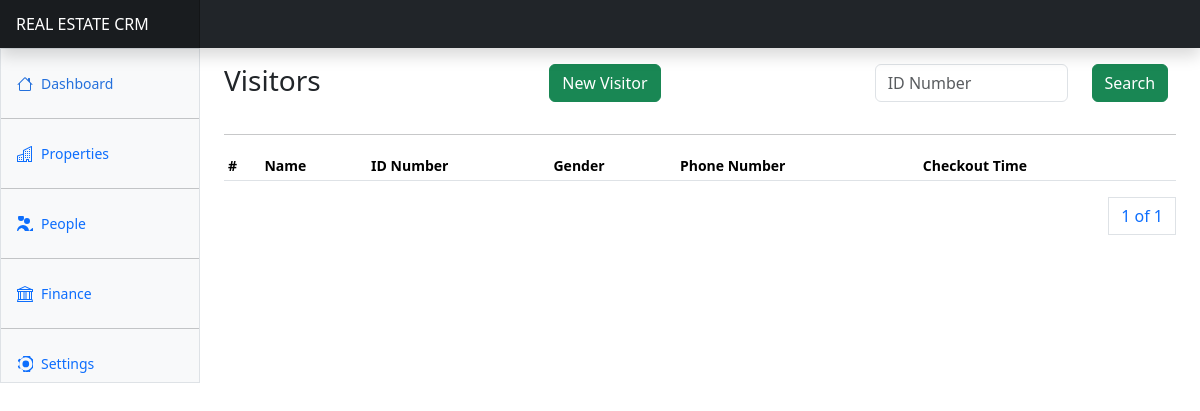
The page /attendance/visitors/ (signed in) on the database as committed earlier.
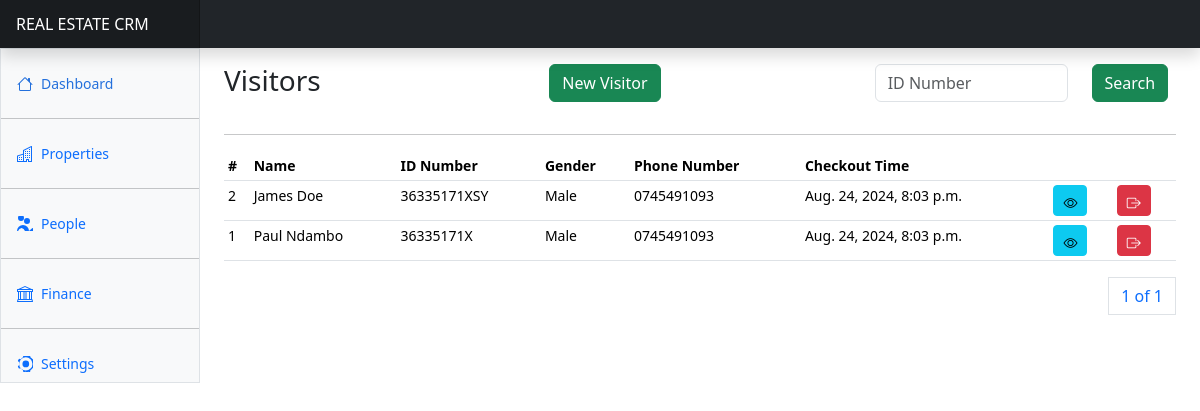
The same page on the database as committed later.
### apps/attendance/models.py (models this page shows, shortened)
class Visitor(AbstractBaseModel):
    name = models.CharField(max_length=255)
    id_number = models.CharField(max_length=255, null=True)
    email = models.EmailField(null=True)
    phone_number = models.CharField(max_length=255, null=True)
    gender = models.CharField(max_length=255)
    reason = models.CharField(max_length=255)
    represents = models.CharField(max_length=255, null=True)
    checkout_time = models.DateTimeField(null=True)

### apps/attendance/views.py (the view)
# urls.py: path("visitors/", visitors, name="visitors"),
@login_required(login_url="/users/login")
def visitors(request):
    visitors = Visitor.objects.all().order_by("-created")
    if request.method == "POST":
        id_number = request.POST.get("id_number")
        visitors = Visitor.objects.filter(
            Q(id_number__icontains=id_number)
        ).order_by("-created")
    paginator = Paginator(visitors, 10)
    page_number = request.GET.get("page")
    page_obj = paginator.get_page(page_number)
    context = {
        "page_obj": page_obj,
    }
    return render(request, "attendance/visitors/visitors.html", context)

### templates/attendance/visitors/visitors.html (shortened to what this page needs)
{% extends "base.html" %}
{% block content %}
<div class="row">
    <div class="col-4">
        <h3>Visitors</h3>
    </div>
    <div class="col-4">
        <a class="btn btn-success" data-bs-toggle="modal" data-bs-target="#newVisitorModal">New Visitor</a>
    </div>
    <div class="col-4">
      <form method="POST">
        <div class="input-group mb-3">
          <div class="row">
            <div class="col-8">
              <input type="text" class="form-control" name="id_number" id="id_number" placeholder="ID Number" >
            </div>
            <div class="col-4">
              <button class="btn btn-success">Search</button>
            </div>
          </div>
        </div>
      </form>
    </div>
</div>
<hr/>
      <div class="table-responsive small">
        <table class="table table-sm">
          <thead>
            <tr>
              <th scope="col">#</th>
              <th scope="col">Name</th>
              <th scope="col">ID Number</th>
              <th scope="col">Gender</th>
              <th scope="col">Phone Number</th>
              <th scope="col">Checkout Time</th>
              <th scope="col" colspan="2"></th>
            </tr>
          </thead>
          <tbody>
            {% for visitor in page_obj %}
            <tr>
              <td>{{visitor.id}}</td>
              <td>{{visitor.name}}</td>
              <td>{{visitor.id_number}}</td>
              <td>{{visitor.gender}}</td>
              <td>{{visitor.phone_number}}</td>
              <td>{{visitor.checkout_time}}</td>
              <td><a class="btn btn-info btn-sm" data-bs-toggle="modal" data-bs-target="#visitDetailsModal{{ visitor.id }}">
                <i class="bi bi-eye"></i>
              </a></td>
              <td><a class="btn btn-danger btn-sm" data-bs-toggle="modal" data-bs-target="#checkoutVisitorModal{{ visitor.id }}">
                <i class="bi bi-box-arrow-right"></i>
              </a></td>
            </tr>
            {% endfor %}
          </tbody>
        </table>
        <div>
          <nav aria-label="Page navigation example">
            <ul class="pagination justify-content-end">
              <a class="page-link" href="#">{{ page_obj.number }} of {{ page_obj.paginator.num_pages }}</a>
            </ul>
          </nav>
        </div>
      </div>
{% endblock content %}

### templates/base.html (shortened to what this page needs)
{% load static %}
<!doctype html>
<html lang="en" data-bs-theme="auto">
  <head><script src="{% static 'assets/js/color-modes.js' %}"></script>
    <link rel="stylesheet" href="https://cdn.jsdelivr.net/npm/@docsearch/css@3">
<link href="{%  static 'assets/dist/css/bootstrap.min.css' %}" rel="stylesheet">
    <link href="{%  static 'assets/dist/css/bootstrap-icons.css' %}" rel="stylesheet">
    <link href="{% static 'dashboard.css' %}" rel="stylesheet">
  </head>
  <body>
<header class="navbar sticky-top bg-dark flex-md-nowrap p-0 shadow" data-bs-theme="dark">
  <a class="navbar-brand col-md-3 col-lg-2 me-0 px-3 fs-6 text-white" href="{% url 'home' %}">REAL ESTATE CRM</a>
</header>
<div class="container-fluid">
  <div class="row">
    {% include "includes/sidebar.html" %}
    <main class="col-md-9 ms-sm-auto col-lg-10 px-md-4 mt-3">
      {% block content %}
      {% endblock content %}
  </main>
  </div>
</div>
    <script src="{% static 'dashboard.js' %}"></script></body>
</html>

### templates/includes/sidebar.html (shortened to what this page needs)
<div class="sidebar border border-right col-md-3 col-lg-2 p-0 bg-body-tertiary">
  <div class="offcanvas-md offcanvas-end bg-body-tertiary" tabindex="-1" id="sidebarMenu" aria-labelledby="sidebarMenuLabel">
    <div class="offcanvas-body d-md-flex flex-column p-0 pt-lg-3 overflow-y-auto">
      <ul class="nav flex-column">
        {% if request.user.role == "Admin" %}
        <li class="nav-item">
          <a class="nav-link d-flex align-items-center gap-2 active" aria-current="page" href="{% url 'home' %}">
            Dashboard
          </a>
        </li>
        <hr>
        <li class="nav-item">
          <a class="nav-link d-flex align-items-center gap-2" href="{% url 'properties' %}">
            Properties
          </a>
        </li>
        <hr>
        <li class="nav-item">
          <a class="nav-link d-flex align-items-center gap-2" data-bs-toggle="collapse" href="#peopleGroup" role="button" aria-expanded="false" aria-controls="peopleGroup">
            People
          </a>
        </li>
        <hr>
        <li class="nav-item">
          <a class="nav-link d-flex align-items-center gap-2" data-bs-toggle="collapse" href="#financeGroup" role="button" aria-expanded="false" aria-controls="financeGroup">
            Finance
          </a>
        </li>
        <hr>
        <li class="nav-item">
          <a class="nav-link d-flex align-items-center gap-2" data-bs-toggle="collapse" href="#settingsGroup" role="button" aria-expanded="false" aria-controls="settingsGroup">
            Settings
          </a>
        </li>
        {% endif %}
      </ul>
    </div>
  </div>
</div>

### static/dashboard.css (style rules this page uses)
.bi { display: inline-block; width: 1rem; height: 1rem; }
.sidebar .nav-link { font-size: .875rem; font-weight: 500; }
.sidebar .nav-link.active { color: #2470dc; }
.navbar-brand { padding-top: .75rem; padding-bottom: .75rem; background-color: rgba(0, 0, 0, .25); box-shadow: inset -1px 0 0 rgba(0, 0, 0, .25); }

### templates/base.html (style rules this page uses)
.bi { vertical-align: -.125em; fill: currentColor; }

Rows that differ between the two databases and show on the page:
added Visitor: id "2", name "James Doe", id_number "36335171XSY", gender "Male", phone_number "0745491093", checkout_time "Aug. 24, 2024, 8:03 p.m."
added Visitor: id "1", name "Paul Ndambo", id_number "36335171X", gender "Male", phone_number "0745491093", checkout_time "Aug. 24, 2024, 8:03 p.m."
